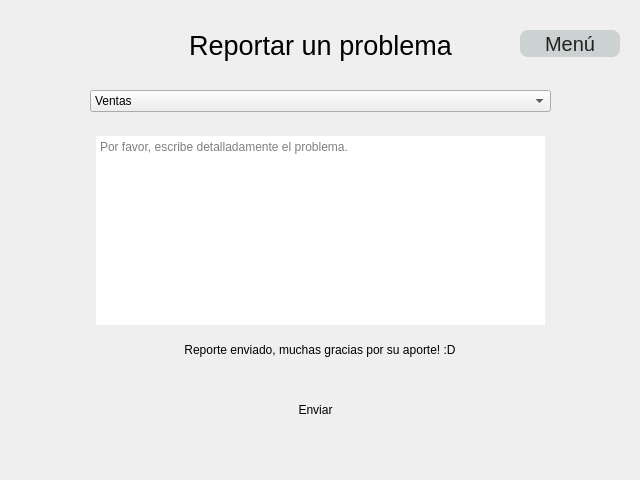
<?xml version="1.0" encoding="UTF-8"?>
<ui version="4.0">
 <class>Form</class>
 <widget class="QWidget" name="Form">
  <property name="geometry">
   <rect>
    <x>0</x>
    <y>0</y>
    <width>640</width>
    <height>480</height>
   </rect>
  </property>
  <property name="minimumSize">
   <size>
    <width>640</width>
    <height>480</height>
   </size>
  </property>
  <property name="maximumSize">
   <size>
    <width>640</width>
    <height>480</height>
   </size>
  </property>
  <property name="font">
   <font>
    <family>Arial</family>
   </font>
  </property>
  <property name="cursor">
   <cursorShape>PointingHandCursor</cursorShape>
  </property>
  <property name="windowTitle">
   <string>Agregar Receta</string>
  </property>
  <property name="styleSheet">
   <string notr="true">background:&quot;#222&quot;; color: &quot;#eee&quot;</string>
  </property>
  <widget class="QLabel" name="thx_lbl">
   <property name="geometry">
    <rect>
     <x>0</x>
     <y>340</y>
     <width>640</width>
     <height>20</height>
    </rect>
   </property>
   <property name="minimumSize">
    <size>
     <width>640</width>
     <height>20</height>
    </size>
   </property>
   <property name="maximumSize">
    <size>
     <width>640</width>
     <height>20</height>
    </size>
   </property>
   <property name="font">
    <font>
     <family>Arial</family>
    </font>
   </property>
   <property name="styleSheet">
    <string notr="true">color: 'green';</string>
   </property>
   <property name="text">
    <string>Reporte enviado, muchas gracias por su aporte! :D</string>
   </property>
   <property name="alignment">
    <set>Qt::AlignCenter</set>
   </property>
  </widget>
  <widget class="QLabel" name="label">
   <property name="geometry">
    <rect>
     <x>160</x>
     <y>20</y>
     <width>321</width>
     <height>51</height>
    </rect>
   </property>
   <property name="font">
    <font>
     <family>Arial</family>
     <pointsize>20</pointsize>
    </font>
   </property>
   <property name="text">
    <string>Reportar un problema</string>
   </property>
   <property name="alignment">
    <set>Qt::AlignCenter</set>
   </property>
  </widget>
  <widget class="QComboBox" name="problema_cbx">
   <property name="geometry">
    <rect>
     <x>90</x>
     <y>90</y>
     <width>461</width>
     <height>22</height>
    </rect>
   </property>
   <property name="font">
    <font>
     <family>Arial</family>
    </font>
   </property>
   <property name="cursor">
    <cursorShape>OpenHandCursor</cursorShape>
   </property>
   <item>
    <property name="text">
     <string>Ventas</string>
    </property>
   </item>
   <item>
    <property name="text">
     <string>Historial de ventas</string>
    </property>
   </item>
   <item>
    <property name="text">
     <string>Inventario</string>
    </property>
   </item>
   <item>
    <property name="text">
     <string>Recetas</string>
    </property>
   </item>
   <item>
    <property name="text">
     <string>Inicio de sesión</string>
    </property>
   </item>
   <item>
    <property name="text">
     <string>Otros</string>
    </property>
   </item>
  </widget>
  <widget class="QTextEdit" name="problema_txt">
   <property name="geometry">
    <rect>
     <x>90</x>
     <y>130</y>
     <width>461</width>
     <height>201</height>
    </rect>
   </property>
   <property name="styleSheet">
    <string notr="true">background-color:'#222'; 
color: '#eee'; 
padding: 4px;
border-radius: 10px;
border: 2px solid #eee</string>
   </property>
   <property name="placeholderText">
    <string>Por favor, escribe detalladamente el problema.</string>
   </property>
  </widget>
  <widget class="QWidget" name="horizontalLayoutWidget">
   <property name="geometry">
    <rect>
     <x>90</x>
     <y>370</y>
     <width>451</width>
     <height>80</height>
    </rect>
   </property>
   <layout class="QHBoxLayout" name="horizontalLayout">
    <item>
     <widget class="QPushButton" name="enviar_btn">
      <property name="font">
       <font>
        <family>Arial</family>
       </font>
      </property>
      <property name="cursor">
       <cursorShape>PointingHandCursor</cursorShape>
      </property>
      <property name="styleSheet">
       <string notr="true">background-color:'#222'; 
color: '#eee'; 
padding: 4px;
border-radius: 10px;
border: 2px solid #eee</string>
      </property>
      <property name="text">
       <string>Enviar</string>
      </property>
     </widget>
    </item>
   </layout>
  </widget>
  <widget class="QPushButton" name="menu_btn">
   <property name="geometry">
    <rect>
     <x>520</x>
     <y>30</y>
     <width>100</width>
     <height>27</height>
    </rect>
   </property>
   <property name="minimumSize">
    <size>
     <width>100</width>
     <height>27</height>
    </size>
   </property>
   <property name="maximumSize">
    <size>
     <width>100</width>
     <height>27</height>
    </size>
   </property>
   <property name="font">
    <font>
     <pointsize>15</pointsize>
     <weight>50</weight>
     <bold>false</bold>
    </font>
   </property>
   <property name="cursor">
    <cursorShape>PointingHandCursor</cursorShape>
   </property>
   <property name="styleSheet">
    <string notr="true">background-color:#ccd1d1; color: #222; border-radius: 8px</string>
   </property>
   <property name="text">
    <string>Menú</string>
   </property>
  </widget>
 </widget>
 <resources/>
 <connections/>
</ui>
